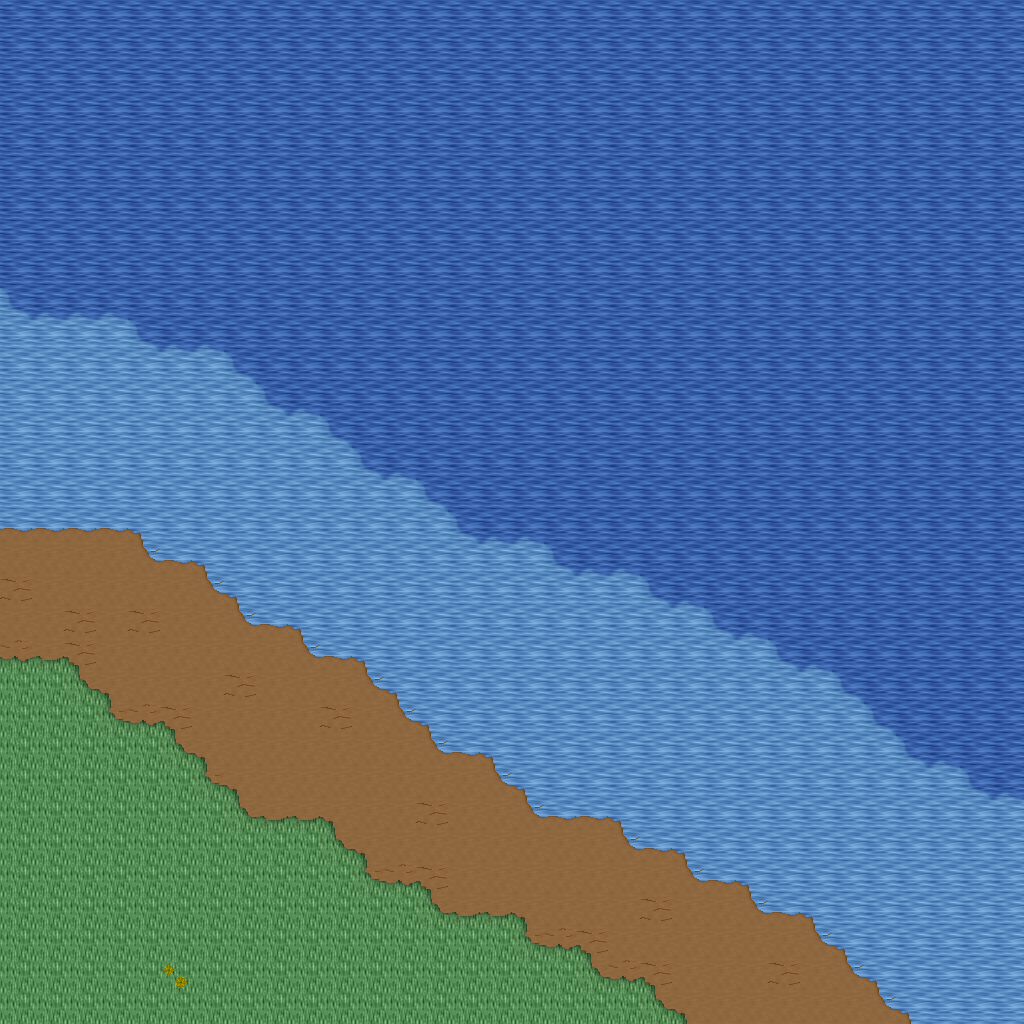

Rendered tile map (Tiled .tmx) drawn with the repository's tilesets; below, a short description and the map source with its tile grids summarised:
An orthogonal 32x32 tile map with 32x32 px tiles, 5 tile layers (Ground, Objects, Objects2, Above, ...), 1 hidden layer not drawn, 29 tilesets.

<map version="1.10" tiledversion="1.11.0" orientation="orthogonal" renderorder="right-down" width="32" height="32" tilewidth="32" tileheight="32" infinite="0" nextlayerid="11" nextobjectid="1">
 <tileset firstgid="1" name="ground_ground" tilewidth="32" tileheight="32" tilecount="33" columns="3">
  <image source="../drawable/ground_ground.png" width="96" height="352" />
 </tileset>
 <tileset firstgid="34" name="ground_water_pool" tilewidth="32" tileheight="32" tilecount="72" columns="3">
  <image source="../drawable/ground_water_pool.png" width="96" height="768" />
 </tileset>
 <tileset firstgid="106" name="ground_earth_edges" tilewidth="32" tileheight="32" tilecount="18" columns="6">
  <image source="../drawable/ground_earth_edges.png" width="192" height="96" />
 </tileset>
 <tileset firstgid="124" name="ground_grass_edges" tilewidth="32" tileheight="32" tilecount="36" columns="12">
  <image source="../drawable/ground_grass_edges.png" width="384" height="96" />
 </tileset>
 <tileset firstgid="160" name="ground_grass_corners" tilewidth="32" tileheight="32" tilecount="24" columns="6">
  <image source="../drawable/ground_grass_corners.png" width="192" height="128" />
 </tileset>
 <tileset firstgid="184" name="ground_water_pool_corners" tilewidth="32" tileheight="32" tilecount="72" columns="3">
  <image source="../drawable/ground_water_pool_corners.png" width="96" height="768" />
 </tileset>
 <tileset firstgid="256" name="furniture_carpet_carpets" tilewidth="32" tileheight="32" tilecount="8" columns="4">
  <image source="../drawable/furniture_carpet_carpets.png" width="128" height="64" />
 </tileset>
 <tileset firstgid="264" name="ground_ridge_earth_dark" tilewidth="32" tileheight="32" tilecount="96" columns="12">
  <image source="../drawable/ground_ridge_earth_dark.png" width="384" height="256" />
 </tileset>
 <tileset firstgid="360" name="ground_ridge_earth_pale" tilewidth="32" tileheight="32" tilecount="96" columns="12">
  <image source="../drawable/ground_ridge_earth_pale.png" width="384" height="256" />
 </tileset>
 <tileset firstgid="456" name="plant_grasses" tilewidth="32" tileheight="32" tilecount="6" columns="3">
  <image source="../drawable/plant_grasses.png" width="96" height="64" />
 </tileset>
 <tileset firstgid="462" name="plant_flower_daisy_red" tilewidth="32" tileheight="32" tilecount="8" columns="2">
  <image source="../drawable/plant_flower_daisy_red.png" width="64" height="128" />
 </tileset>
 <tileset firstgid="470" name="plant_flower_daisy_blue" tilewidth="32" tileheight="32" tilecount="8" columns="2">
  <image source="../drawable/plant_flower_daisy_blue.png" width="64" height="128" />
 </tileset>
 <tileset firstgid="478" name="plant_flower_daisy_yellow" tilewidth="32" tileheight="32" tilecount="8" columns="2">
  <image source="../drawable/plant_flower_daisy_yellow.png" width="64" height="128" />
 </tileset>
 <tileset firstgid="486" name="plant_bush_bushes" tilewidth="32" tileheight="32" tilecount="10" columns="5">
  <image source="../drawable/plant_bush_bushes.png" width="160" height="64" />
 </tileset>
 <tileset firstgid="496" name="furniture_table_long_side_on_pale" tilewidth="32" tileheight="32" tilecount="3" columns="3">
  <image source="../drawable/furniture_table_long_side_on_pale.png" width="96" height="32" />
 </tileset>
 <tileset firstgid="499" name="plant_stump_small_stump" tilewidth="32" tileheight="32" tilecount="4" columns="2">
  <image source="../drawable/plant_stump_small_stump.png" width="64" height="64" />
 </tileset>
 <tileset firstgid="503" name="ground_rock_rocks_2" tilewidth="32" tileheight="32" tilecount="4" columns="2">
  <image source="../drawable/ground_rock_rocks_2.png" width="64" height="64" />
 </tileset>
 <tileset firstgid="507" name="ground_ladder_vertical_dark" tilewidth="32" tileheight="32" tilecount="3" columns="3">
  <image source="../drawable/ground_ladder_vertical_dark.png" width="96" height="32" />
 </tileset>
 <tileset firstgid="510" name="item_statue_green_stone" tilewidth="32" tileheight="32" tilecount="12" columns="4">
  <image source="../drawable/item_statue_green_stone.png" width="128" height="96" />
 </tileset>
 <tileset firstgid="522" name="logic_creature_gnome" tilewidth="32" tileheight="32" tilecount="6" columns="6">
  <image source="../drawable/logic_creature_gnome.png" width="192" height="32" />
 </tileset>
 <tileset firstgid="528" name="logic_creature_animal" tilewidth="32" tileheight="32" tilecount="32" columns="8">
  <image source="../drawable/logic_creature_animal.png" width="256" height="128" />
 </tileset>
 <tileset firstgid="560" name="logic_collision" tilewidth="32" tileheight="32" tilecount="1" columns="1">
  <image source="../drawable/logic_collision.png" width="32" height="32" />
 </tileset>
 <tileset firstgid="561" name="furniture_table_long_front_on_pale" tilewidth="32" tileheight="32" tilecount="3" columns="1">
  <image source="../drawable/furniture_table_long_front_on_pale.png" width="32" height="96" />
 </tileset>
 <tileset firstgid="564" name="furniture_light_flames" tilewidth="32" tileheight="32" tilecount="6" columns="6">
  <image source="../drawable/furniture_light_flames.png" width="192" height="32" />
 </tileset>
 <tileset firstgid="570" name="ground_green_paving" tilewidth="32" tileheight="32" tilecount="18" columns="3">
  <image source="../drawable/ground_green_paving.png" width="96" height="192" />
 </tileset>
 <tileset firstgid="588" name="logic_protection" tilewidth="32" tileheight="32" tilecount="2" columns="2">
  <image source="../drawable/logic_protection.png" width="64" height="32" />
 </tileset>
 <tileset firstgid="590" name="building_castle" tilewidth="32" tileheight="32" tilecount="320" columns="20">
  <image source="../drawable/building_castle.png" width="640" height="512" />
 </tileset>
 <tileset firstgid="910" name="light_yellow_light_5x5" tilewidth="32" tileheight="32" tilecount="25" columns="5">
  <image source="../drawable/light_yellow_light_5x5.png" width="160" height="160" />
 </tileset>
 <tileset firstgid="935" name="logic_creature_human_risecia" tilewidth="32" tileheight="32" tilecount="4" columns="4">
  <image source="../drawable/logic_creature_human_risecia.png" width="128" height="32" />
 </tileset>
 <layer id="1" name="Ground" width="32" height="32">
  <data>[1024 cells, 1024 non-empty, 6 distinct tile ids]</data>
 </layer>
 <layer id="2" name="Objects" width="32" height="32">
  <data>[1024 cells, 85 non-empty, 10 distinct tile ids]</data>
 </layer>
 <layer id="3" name="Objects2" width="32" height="32">
  <data>[1024 cells, 1 non-empty, 1 distinct tile ids]</data>
 </layer>
 <layer id="4" name="Above" width="32" height="32">
  <data>[1024 cells, 0 non-empty, 0 distinct tile ids]</data>
 </layer>
 <layer id="5" name="Above2" width="32" height="32">
  <data>[1024 cells, 0 non-empty, 0 distinct tile ids]</data>
 </layer>
 <layer id="6" name="Walkable" width="32" height="32" visible="0">
  <data>[1024 cells, 539 non-empty, 1 distinct tile ids]</data>
 </layer>
 <objectgroup id="7" name="Mapevents" />
 <objectgroup id="8" name="Spawn" />
 <objectgroup id="9" name="Keys" />
 <objectgroup id="10" name="Replace" />
</map>
